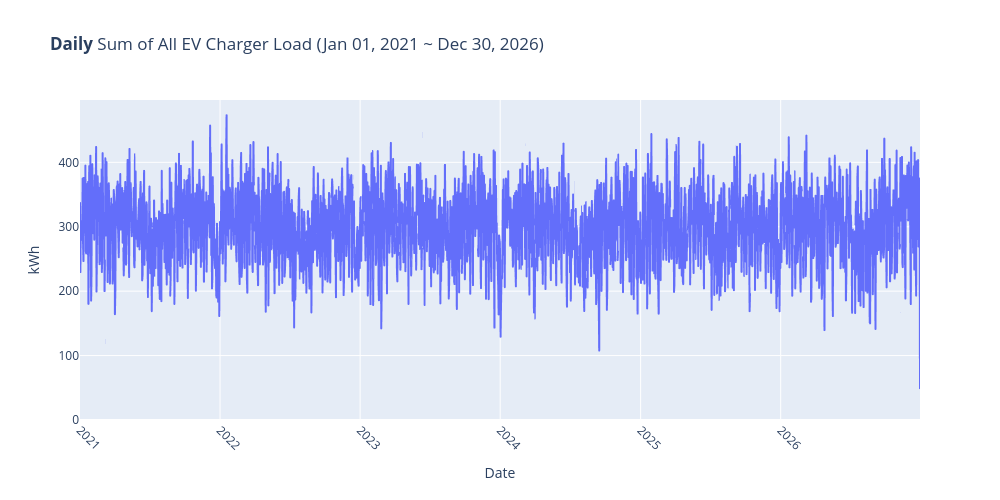

This figure's notebook cell:
### Markdown cell above
## Daily EV Charger consumption over entire history

### Code cell
# Create a copy to prepare the data with.
df = df_evch.copy()

# Pull out a date component out of timestamp to aggregate over.
df["date"] = df["date_hour"].dt.date

# Sum all EV Chargers loads for each date.
df_daily = sum_loads(df, "date", "kWh")

# Prepare a title with a date range.
title = add_date_range(
    df, time_col="date_hour", desc_str="<b>Daily</b> Sum of All EV Charger Load"
)

# Plot.
fig = px.line(
    df_daily,
    x="date",
    y="kWh",
    title=title,
    labels={"date": "Date"},
    width=1000,
    height=500,
    range_y=[0, max(df_daily["kWh"]) * 1.05],
)
fig.update_xaxes(tickangle=45)
fig.show()

### Figure 1 — Plotly figure (JSON) as saved in the notebook; plotly's stock layout.template omitted (floating-point values rounded to 4 significant figures; data arrays with more than 128 entries replaced by an {"elided": "..."} marker saying what was removed)
{"data": [{"hovertemplate": "Date=%{x}<br>kWh=%{y}<extra></extra>", "legendgroup": "", "line": {"color": "#636efa", "dash": "solid"}, "marker": {"symbol": "circle"}, "mode": "lines", "name": "", "showlegend": false, "type": "scattergl", "x": {"elided": "2190 str values"}, "xaxis": "x", "y": {"elided": "2190 float values"}, "yaxis": "y"}], "layout": {"height": 500, "legend": {"tracegroupgap": 0}, "title": {"text": "<b>Daily</b> Sum of All EV Charger Load (Jan 01, 2021 ~ Dec 30, 2026)"}, "width": 1000, "xaxis": {"anchor": "y", "domain": [0.0, 1.0], "tickangle": 45, "title": {"text": "Date"}}, "yaxis": {"anchor": "x", "domain": [0.0, 1.0], "range": [0, 496.8], "title": {"text": "kWh"}}}}
